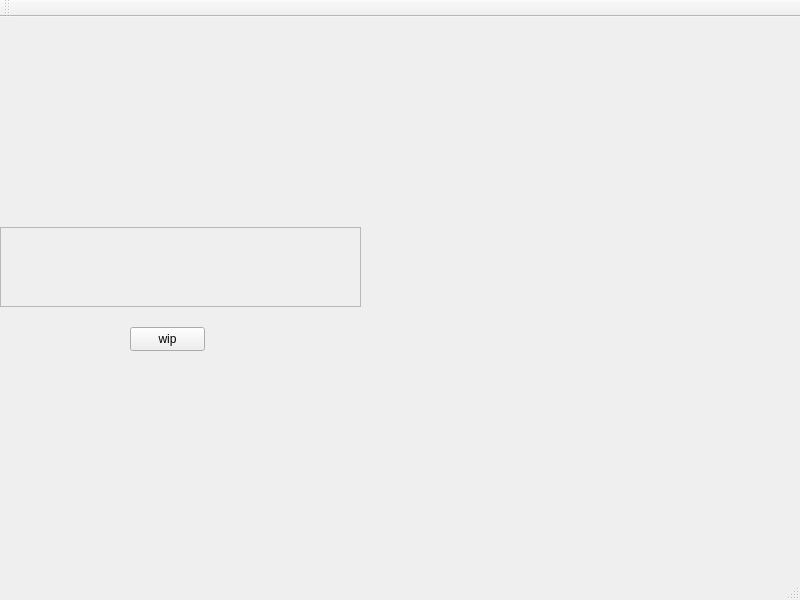
<?xml version="1.0" encoding="UTF-8"?>
<ui version="4.0">
 <class>MainWindow</class>
 <widget class="QMainWindow" name="MainWindow">
  <property name="geometry">
   <rect>
    <x>0</x>
    <y>0</y>
    <width>800</width>
    <height>600</height>
   </rect>
  </property>
  <property name="windowTitle">
   <string>MainWindow</string>
  </property>
  <widget class="QWidget" name="centralwidget">
   <widget class="QPushButton" name="pushButton">
    <property name="geometry">
     <rect>
      <x>130</x>
      <y>310</y>
      <width>75</width>
      <height>24</height>
     </rect>
    </property>
    <property name="text">
     <string>wip</string>
    </property>
   </widget>
   <widget class="QScrollArea" name="scrollArea">
    <property name="geometry">
     <rect>
      <x>0</x>
      <y>210</y>
      <width>361</width>
      <height>80</height>
     </rect>
    </property>
    <property name="widgetResizable">
     <bool>true</bool>
    </property>
    <widget class="QWidget" name="scrollAreaWidgetContents">
     <property name="geometry">
      <rect>
       <x>0</x>
       <y>0</y>
       <width>359</width>
       <height>78</height>
      </rect>
     </property>
    </widget>
   </widget>
  </widget>
  <widget class="QMenuBar" name="menubar">
   <property name="geometry">
    <rect>
     <x>0</x>
     <y>0</y>
     <width>800</width>
     <height>22</height>
    </rect>
   </property>
  </widget>
  <widget class="QStatusBar" name="statusbar"/>
  <widget class="QToolBar" name="toolBar">
   <property name="windowTitle">
    <string>toolBar</string>
   </property>
   <attribute name="toolBarArea">
    <enum>TopToolBarArea</enum>
   </attribute>
   <attribute name="toolBarBreak">
    <bool>false</bool>
   </attribute>
  </widget>
 </widget>
 <resources/>
 <connections/>
</ui>
